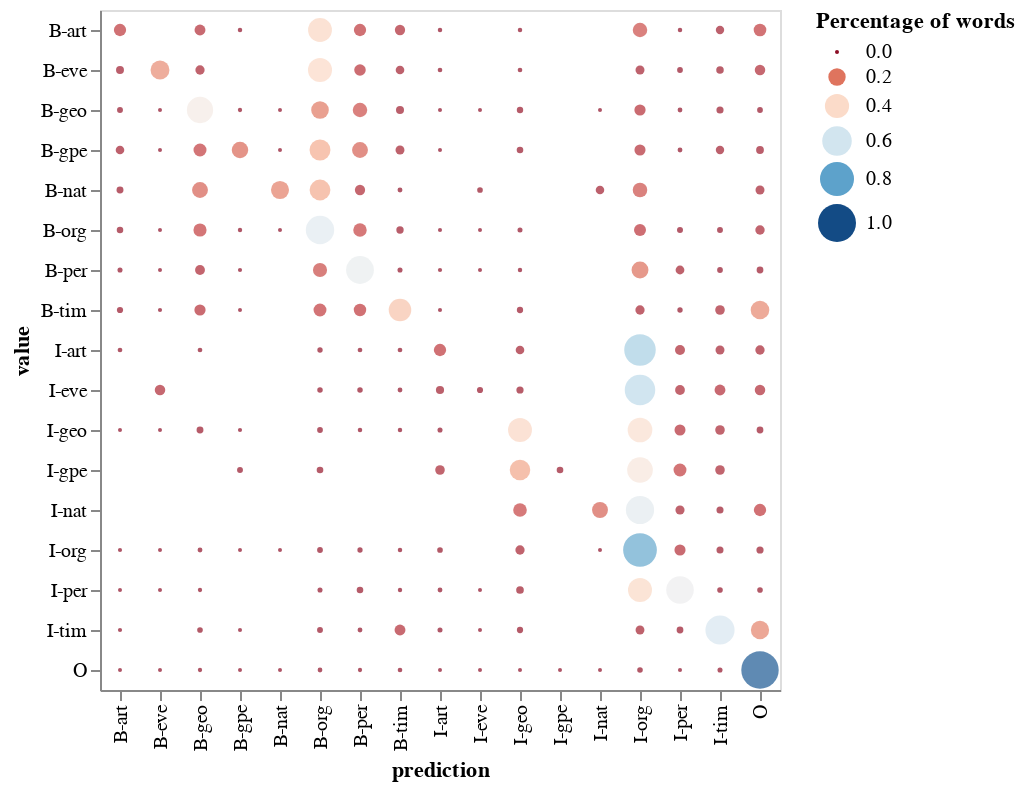

Notebook source saved alongside this figure:
### Code cell
# Evaluate test dataset
eval_test_features = evaluate_corpus(test_seq.seq_list, pred_test_features, test_seq.y_dict, ignore_tag_code=O_value)

### Figure 1 — Vega-Lite specification as saved in the notebook (floating-point values rounded to 4 significant figures; data arrays with more than 128 entries replaced by an {"elided": "..."} marker saying what was removed)
{"config": {"view": {"continuousWidth": 400, "continuousHeight": 300}}, "data": {"name": "data-95acf744b9a1c8957d4f5bbd86cb3dc3"}, "mark": "circle", "encoding": {"color": {"field": "pct_cases", "scale": {"domain": [0, 1], "scheme": "redblue"}, "type": "quantitative"}, "size": {"field": "pct_cases", "legend": {"title": "Percentage of words"}, "scale": {"domain": [0, 1]}, "type": "quantitative"}, "tooltip": [{"field": "value", "type": "nominal"}, {"field": "prediction", "type": "nominal"}, {"field": "pct_cases", "format": ".2%", "type": "quantitative"}, {"field": "num_cases", "type": "quantitative"}], "x": {"field": "prediction", "type": "ordinal"}, "y": {"field": "value", "type": "ordinal"}}, "$schema": "https://vega.github.io/schema/vega-lite/v4.17.0.json", "datasets": {"data-95acf744b9a1c8957d4f5bbd86cb3dc3": {"elided": "213 records"}}}
